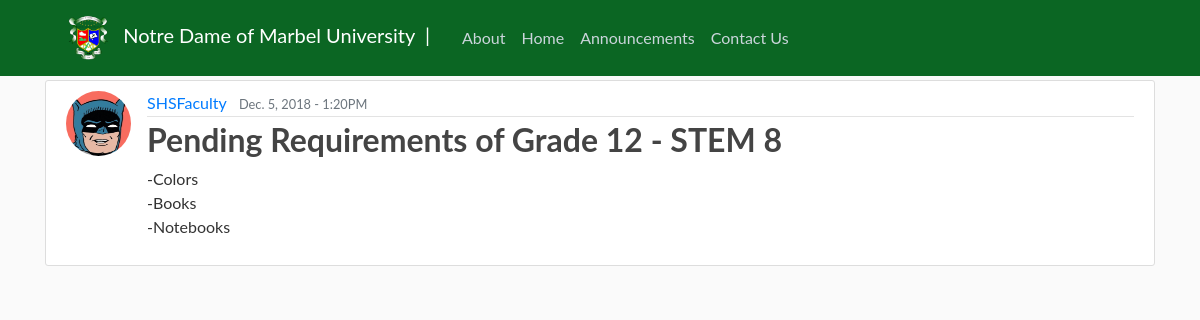
Screenshot of /announcements/post/34/ with the database file from the repository.
### ndmu/models.py (models this page shows, shortened)
class Post(models.Model):
    title = models.CharField(max_length=100)
    content = models.TextField()
    date_posted = models.DateTimeField(default=timezone.now)
    author = models.ForeignKey(User, on_delete=models.CASCADE)
    image_content = models.FileField(upload_to='content_images', null=True, blank=True)

### users/models.py (models this page shows, shortened)
class Profile(models.Model):
    user = models.OneToOneField(User, on_delete=models.CASCADE)
    image = models.ImageField(default='default.jpg', upload_to='profile_pics')

### ndmu/views.py (the view)
# urls.py: path('announcements/post/<int:pk>/', PostDetailView.as_view(), name='post-detail'),
class PostDetailView(DetailView):
	model = Post

### ndmu/templates/ndmu/post_detail.html (shortened to what this page needs)
{% extends "ndmu/base.html" %}
{% block content %}
	<article class="media content-section">
		<img class="rounded-circle article-img" src="{{ object.author.profile.image.url }}">
		<div class="media-body">
		  <div class="article-metadata">
			<a class="mr-2" href="{% url 'user-posts' object.author.username %}">{{ object.author }}</a>
			<small class="text-muted">{{ object.date_posted|date:"M. j, Y - fA" }}</small>
		  </div>
		  <h2><a class="article-title"><strong>{{ object.title }}</strong></h2>
		  <p class="article-content">{{ object.content }}</p>
		</div>
	</article>
{% endblock content %}

### ndmu/static/ndmu/main.css (style rules this page uses)
body { background: #fafafa; color: #333333; margin-top: 5rem; }
h1, h2, h3, h4, h5, h6 { color: #444444; }
.content-section { background: #ffffff; padding: 10px 20px; border: 1px solid #dddddd; border-radius: 3px; margin-bottom: 20px; }
.article-title { color: #444444; }
.article-content { white-space: pre-line; }
.article-img { height: 65px; width: 65px; margin-right: 16px; }
.article-metadata { padding-bottom: 1px; margin-bottom: 4px; border-bottom: 1px solid #e3e3e3 }

### ndmu/static/ndmu/sidebar.css (style rules this page uses)
body { font-family: "Lato", sans-serif; }

### rows the page displays
Post: author.profile.image (picture), author "SHSFaculty", date_posted "Dec. 5, 2018 - 1:20PM", title "Pending Requirements of Grade 12 - STEM 8", content "-Colors -Books -Notebooks"
